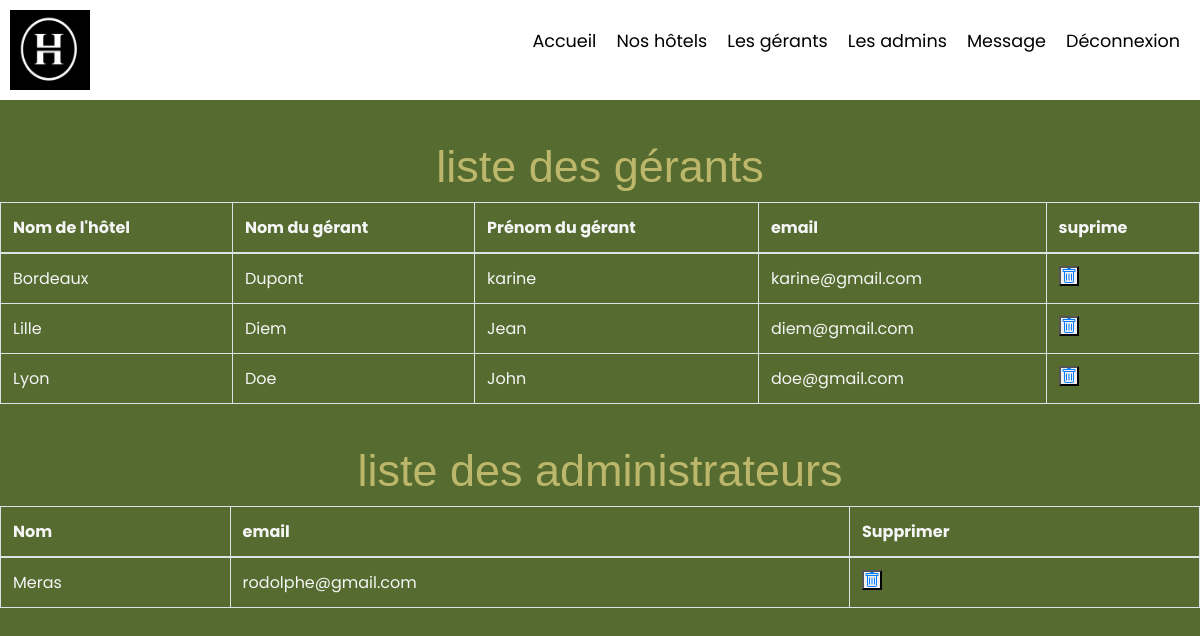
The app's page /admin/index.php with its own data.
### tables this page shows
CREATE TABLE `personnels` (
  `id_gerant` int(11) NOT NULL,
  `nom_hotel` varchar(50) NOT NULL,
  `nom_gerant` varchar(30) NOT NULL,
  `prenom` varchar(30) NOT NULL,
  `email` varchar(250) NOT NULL,
  `password` varchar(100) NOT NULL,
  `ip` varchar(20) NOT NULL DEFAULT 'NOT NULL',
  `token` text NOT NULL DEFAULT 'NOT NULL',
  `date` datetime NOT NULL DEFAULT current_timestamp()
);

### admin/index.php (the view, shortened to what this page needs)
<?php
require 'header_admin.php';
require 'bdd_admin.php';
?>
<!DOCTYPE html>
<html lang="fr">
<head>
    <link rel="stylesheet" href="https://cdn.jsdelivr.net/npm/bootstrap@4.4.1/dist/css/bootstrap.min.css">
    <link rel="stylesheet" href="../style/style.css">
</head>
<body>
    <h1>liste des gérants</h1>
    <?php $recupGerant = $bdd->query('SELECT * FROM personnels');
    ?>  <table class="table table-bordered">
        <thead>
         <th>Nom de l'hôtel</th>
         <th>Nom du gérant</th>
         <th>Prénom du gérant</th>
         <th>email</th>
         <th>suprime</th>
        </thead>
        <tbody>
        <?php while($gerant = $recupGerant->fetch()){?>
            <tr>
                <td><?php echo $gerant['nom_hotel'];?></td>
                <td><?php echo $gerant['nom_gerant'];?></td>
                <td><?php echo $gerant['prenom'];?></td>
                <td><?php echo $gerant['email'];?></td>
                <td><button><a href="supprime_gerant.php?id=<? echo $gerant['id_gerant']; ?>"></button></td>
            </tr>
        <?php
        }
        ?>
        </tbody>
    </table>
    <h1>liste des administrateurs</h1>
    <?php $recupAdmin = $bdd->query('SELECT * FROM admin');
        ?>
         <table class="table table-bordered">
         <thead>
         <tr>
         <th>Nom</th>
         <th>email</th>
         <th>Supprimer</th>
        </tr>
        </thead>
        <tbody>
        <tr>
        <?php while($admin = $recupAdmin->fetch()){?>
        <td><?php echo $admin['nom_admin']; ?></td>
        <td><?php echo $admin['email']; ?></td>
        <td><button><a href="supprime_admin.php?id=<?php echo $admin['id_admin']; ?>"></button></td>
        </tr>
        <?php
        }
    ?>
        </tbody>
        </table>
</body>
</html>

### style/style.css (style rules this page uses)
:root { --font-size:1rem; }
* { box-sizing:border-box; outline:none; margin:0; padding:0; }
body { margin:0; font-size:var(--font-size); font-family: 'Poppins', sans-serif; background-color: darkolivegreen; }
h2, h1 { font-family: Smooch Sans, sans-serif; text-align: center; color: #BDB76B; font-size: 45px; margin-top: 40px; }
td, th { border: 1px solid #dddddd; text-align: left; padding: 8px; color: whitesmoke; }

### records on screen
personnels: nom_hotel "Bordeaux", nom_gerant "Dupont", prenom "karine", email "karine@gmail.com"
personnels: nom_hotel "Lille", nom_gerant "Diem", prenom "Jean", email "diem@gmail.com"
personnels: nom_hotel "Lyon", nom_gerant "Doe", prenom "John", email "doe@gmail.com"

### other values on screen
$admin['nom_admin'] "Meras"
$admin['email'] "rodolphe@gmail.com"
